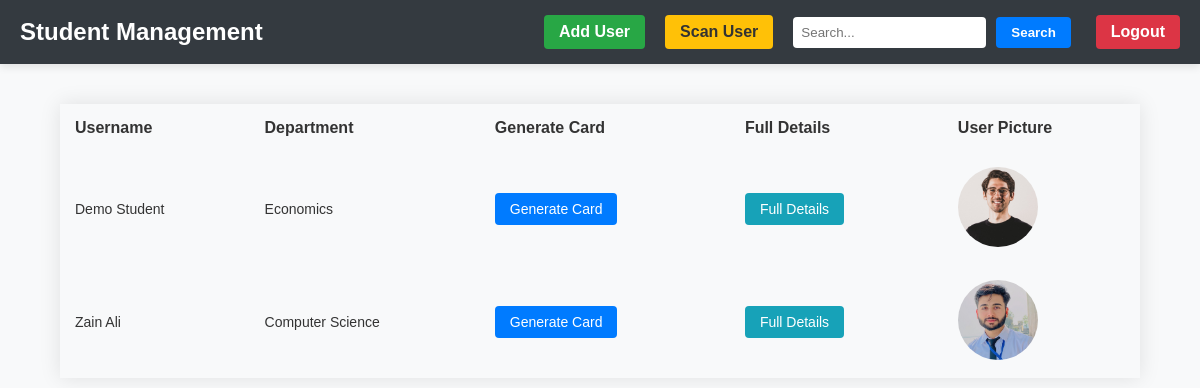
Page /student/home/ (signed in) on the earlier database version.
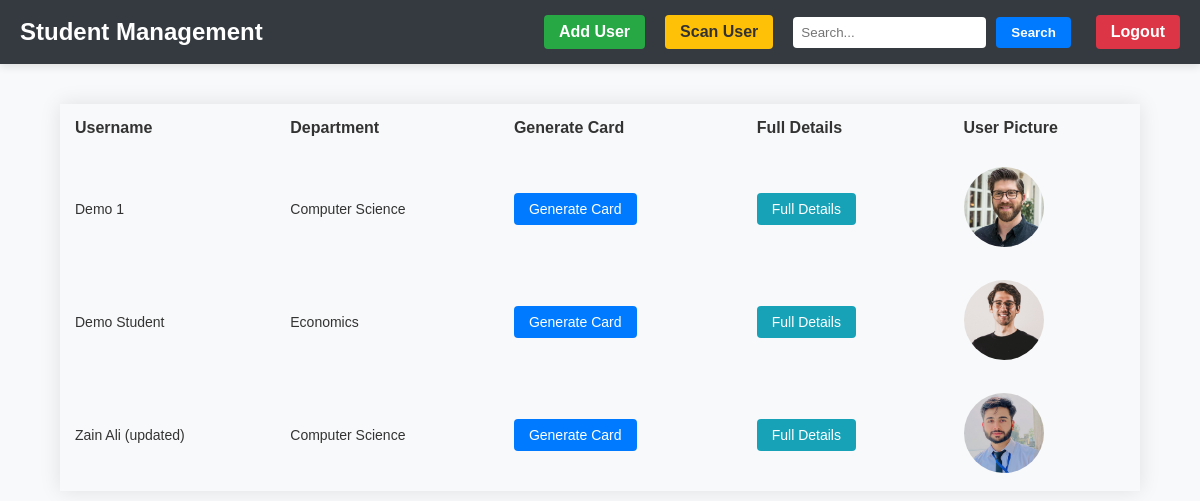
Same page on the later database version.
### main/models.py (models this page shows, shortened)
class Student(models.Model):
    photo = models.ImageField(upload_to='images')
    student_name = models.CharField(max_length=50)
    father_name = models.CharField(max_length=50)
    dob = models.CharField(max_length=20)
    contact = models.CharField(max_length=20, null=True)
    roll_no = models.CharField(max_length=20)
    department = models.CharField(max_length=30)
    enrollment_year =  models.CharField(max_length=20)
    completion_date = models.CharField(max_length=20)
    email = models.EmailField()
    address = models.CharField(max_length=150)
    gender = models.CharField(max_length=10)
    emergency_contact = models.CharField(max_length=15)
    blood_group = models.CharField(max_length=5)
    medical_conditions = models.TextField()
    qr_code = models.ImageField(upload_to='qrcodes', blank=True)
    card_issue_date =  models.CharField(max_length=20)
    expiry_date =  models.CharField(max_length=20)
    id_card_number = models.CharField(max_length=20)
    created_at = models.DateTimeField(auto_now_add=True)
    updated_at = models.DateTimeField(auto_now=True)
    class Meta:
        ordering = ['-created_at']

### main/views.py (the view)
# urls.py: 2. Add a URL to urlpatterns:  path('', views.home, name='home')
@login_required(login_url='login')
def home(request):
    search_query = request.GET.get('search')
    students = Student.objects.all()
    if search_query:
        students = students.filter(
            Q(student_name__icontains=search_query) | Q(department__icontains=search_query)
        )
    context = {
        'students': students,
    }
    return render(request, 'main/home.html', context)

### main/templates/main/home.html (shortened to what this page needs)
{% extends 'base.html' %}
{% load static %}
{% block content %}
<head>
    <link rel="stylesheet" href="{% static 'css/home.css' %}">
 </head>
<body>
    <div class="form-container">
        <div class="table-container">
            <table>
                <thead>
                    <tr>
                        <th>Username</th>
                        <th>Department</th>
                        <th>Generate Card</th>
                        <th>Full Details</th>
                        <th>User Picture</th>
                    </tr>
                </thead>
                <tbody>
                    {% for student in students %}
                    <tr>
                      <td>{{student.student_name}}</td>
                      <td>{{student.department}}</td>
                      <td><a href="{% url 'generate_card' student.id %}" class="generate-btn" style="text-decoration: none;">Generate Card</a></td>
                      <td><a href="{% url 'full_details' student.id %}" class="details-btn" style="text-decoration: none;">Full Details</a></td>
                      <td><img src="{{student.photo.url}}" alt="User" class="user-image"></td>
                  </tr>
                  {% endfor %}
                </tbody>
            </table>
        </div>
    </div>
</body>
{% endblock %}

### templates/base.html (shortened to what this page needs)
<!DOCTYPE html>
<html lang="en">
{%load static%}
<head>
    <link rel="stylesheet" href="{% static 'css/home.css' %}">
</head>
<body>
    <header>
        <a href="{% url 'home' %}" style="text-decoration: none;"> <h1 class="header-title">Student Management</h1> </a>
        <div class="navbar-items">
            <a href="{% url 'add_user' %}" class="action-btn add-user-btn" style="text-decoration: none;"> Add User</a>
            <a href="{% url 'identify' %}" class="action-btn scan-user-btn" style="text-decoration: none;"> Scan User</a>
            <form class="search-form" method="GET" action="">
                <input type="text" class="search-input" name="search" placeholder="Search..." value="{{ search_query }}">
                <button type="submit" class="action-btn generate-btn">Search</button>
            </form>
            <a href="{% url 'logout' %}" class="action-btn logout-btn" style="text-decoration: none;">Logout</a>
        </div>
    </header>
    {% block content %}
    {% endblock %}
</body>
</html>

### static/css/home.css (style rules this page uses)
body, h1, h2, h3, h4, h5, h6, p, ul, li { margin: 0; padding: 0; }
body { font-family: Arial, sans-serif; background-color: #f8f9fa; color: #333; }
header { background-color: #343a40; padding: 15px 0; display: flex; justify-content: space-between; align-items: center; box-shadow: 0px 3px 8px rgba(0, 0, 0, 0.1); }
.header-title { font-size: 24px; color: #fff; margin-left: 20px; }
.navbar-items { display: flex; align-items: center; gap: 20px; margin-right: 20px; }
.search-form { display: flex; align-items: center; margin-right: auto; gap: 10px; }
.search-input { padding: 8px; border: none; border-radius: 4px; }
.action-btn, .logout-btn { padding: 8px 15px; border: none; border-radius: 4px; cursor: pointer; font-weight: bold; transition: background-color 0.2s; }
.add-user-btn { background-color: #28a745; color: #fff; }
.scan-user-btn { background-color: #ffc107; color: #333; }
.logout-btn { background-color: #dc3545; color: #fff; }
.form-container { display: flex; justify-content: center; margin-top: 20px; }
.table-container { margin: 20px; width: 90%; }
table { width: 100%; border-collapse: collapse; box-shadow: 0 0 20px rgba(0, 0, 0, 0.1); }
th, td { padding: 15px; text-align: left; }
th { font-weight: bold; font-size: 16px; }
td { font-size: 14px; }
.generate-btn, .details-btn { padding: 8px 15px; background-color: #007bff; border: none; border-radius: 4px; cursor: pointer; color: #fff; margin-right: 5px; }
.details-btn { background-color: #17a2b8; }
.user-image { width: 80px; height: 80px; border-radius: 50%; object-fit: cover; }

Differences in the rows shown:
added Student: student_name "Demo 1", department "Computer Science", photo (picture)
changed Student: student_name "Zain Ali" → "Zain Ali (updated)"
